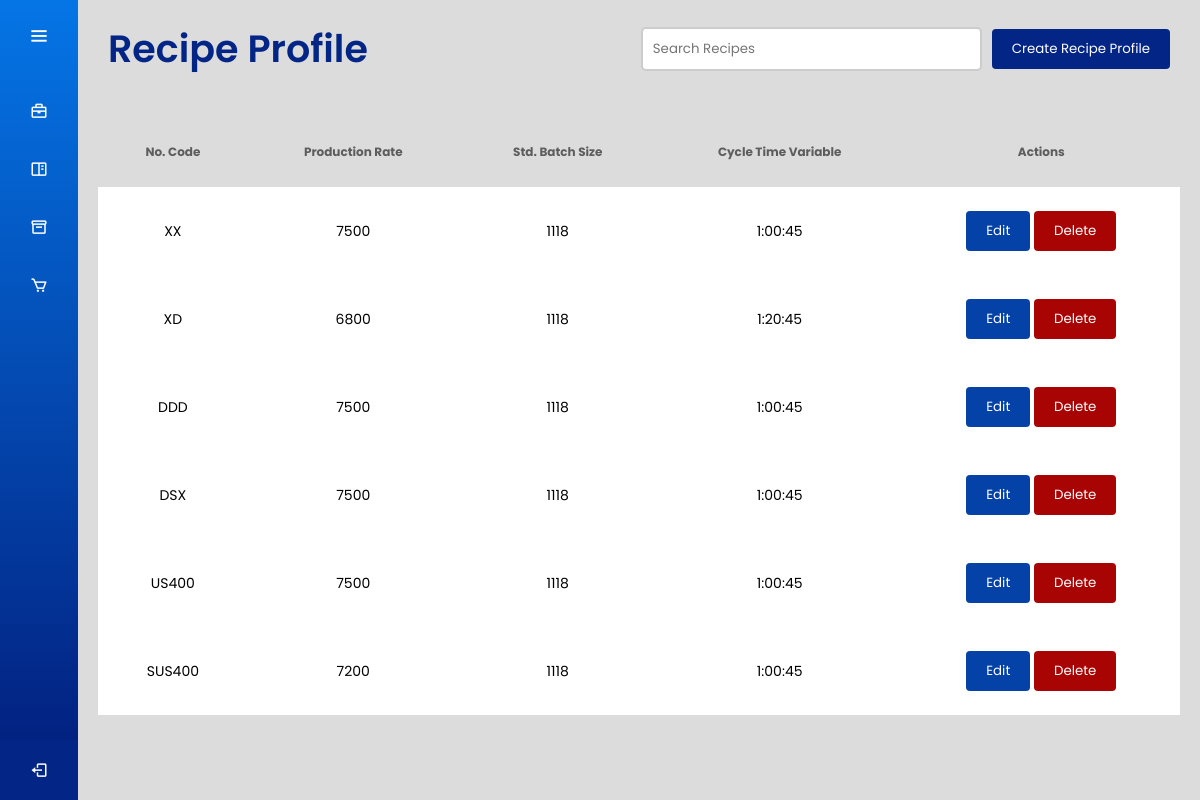
Page /recipe_dashboard/ (signed in) on the committed database.
### recipes/models.py (models this page shows, shortened)
class Recipe(models.Model):
    recipeName = models.CharField(max_length=50, unique=True)
    productionRate = models.PositiveIntegerField()
    stdBatchSize = models.PositiveIntegerField()
    cycleTimeVariable = models.DurationField()

### recipes/views.py (the view)
# urls.py: path('recipe_dashboard/', views.recipe_dashboard, name='recipe_dashboard'),
@login_required
def recipe_dashboard(request):
    recipes = Recipe.objects.all()
    user_role = None
    try:
        user_role = UserRole.objects.get(user=request.user).role
    except UserRole.DoesNotExist:
        pass
    if user_role != 'production' and user_role != 'manager':
        raise Http404("Page not found.")
    context = {
        'recipes': recipes,
        'user_role': user_role,
    }
    return render(request, 'recipe_dashboard.html', context)

### users/context_processors.py (called while the page is built)
def user_role_context(request):
    user = request.user
    if user.is_authenticated:
        try:
            user_role = UserRole.objects.get(user=user).get_role_display()
        except UserRole.DoesNotExist:
            user_role = None
    else:
        user_role = None
    return {
        'username': user.username if user.is_authenticated else 'Guest',
        'user_role': user_role
    }

### recipes/templates/recipe_dashboard.html (shortened to what this page needs)
<!DOCTYPE html>
<html lang="en" dir="ltr">
  <head>
    {% load static %}
    <link rel="stylesheet" href="{% static 'css/dash_style.css' %}">
    <link rel="stylesheet" href="{% static 'css/table_style.css' %}">
    <link rel="stylesheet" href="{% static 'css/create.css' %}">
    <link href='https://unpkg.com/boxicons@2.0.7/css/boxicons.min.css' rel='stylesheet'>
   </head>
<body>
  {% include 'sidebar.html' %}
  <section class="home-section">
    {% include 'recipe_header.html' %}
    <div class="main-content">
      {% include 'recipe_table.html' %}
    </div>
  </section>
</body>
</html>

### recipes/templates/recipe_table.html (shortened to what this page needs)
<!DOCTYPE html>
<html lang="en" dir="ltr">
<head>
</head>
<body>
    <table id="dashboard-table">
        <thead>
            <tr>
                <th>No. Code</th>
                <th>Production Rate</th>
                <th>Std. Batch Size</th>
                <th>Cycle Time Variable</th>
                {% if user_role != "manager" %}
                    <th>Actions</th>
                {% endif %}
            </tr>
        </thead>
        <tbody>
            {% if recipes %}
                {% for recipe in recipes %}
                    <tr>
                        <td>{{ recipe.recipeName }}</td>
                        <td>{{ recipe.productionRate }}</td>
                        <td>{{ recipe.stdBatchSize }}</td>
                        <td>{{ recipe.cycleTimeVariable }}</td>
                        {% if user_role != "manager" %}
                            <td>
                                <button class="edit-btn"
                                    data-recipe-id="{{ recipe.id }}"
                                    data-recipe-name="{{ recipe.recipeName }}"
                                    data-production-rate="{{ recipe.productionRate }}"
                                    data-std-batch-size="{{ recipe.stdBatchSize }}"
                                    data-cycle-time-variable="{{ recipe.cycleTimeVariable }}">Edit</button>
                                <button class="delete-btn" data-recipe-id="{{ recipe.id }}">Delete</button>
                            </td>
                        {% endif %}
                    </tr>
                {% endfor %}
            {% else %}
                <tr>
                    <td colspan="{% if user_role != 'manager' %}5{% else %}4{% endif %}">No recipes found.</td>
                </tr>
            {% endif %}
        </tbody>
    </table>
</body>
</html>

### static/css/dash_style.css (style rules this page uses)
* { margin: 0; padding: 0; box-sizing: border-box; font-family: "Poppins", sans-serif; }
.home-section { position: relative; background: #DCDCDC; min-height: 100vh; top: 0; left: 78px; width: calc(100% - 78px); transition: all 0.5s ease; z-index: 2; }
.home-section .main-content { padding: 20px; background-color: #DCDCDC; min-height: 300px; height: 100%; }
.edit-btn { background-color: rgba(4, 66, 168, 1); color: #fff; padding: 10px 20px; border: none; border-radius: 4px; cursor: pointer; transition: background-color 0.3s; }
.delete-btn { background-color: rgb(168, 4, 4); color: #fff; padding: 10px 20px; border: none; border-radius: 4px; cursor: pointer; transition: background-color 0.3s; }

### static/css/table_style.css (style rules this page uses)
table { width: 100%; border-collapse: collapse; margin: 0; }
table thead { color: #5D5D5D; }
table th { padding: 26px; text-align: center; vertical-align: middle; font-size: 12px; font-weight: 700; }
table td { padding: 24px; text-align: center; vertical-align: middle; font-size: 14px; }
table tbody tr { padding: 10px; background-color: #ffffff; transition: background-color 0.3s; }

### static/css/create.css (style rules this page uses)
.main-content { overflow-x: hidden; }

### rows in the picture
Recipe: recipeName "XX", productionRate "7500", stdBatchSize "1118", cycleTimeVariable "1:00:45"
Recipe: recipeName "XD", productionRate "6800", stdBatchSize "1118", cycleTimeVariable "1:20:45"
Recipe: recipeName "DDD", productionRate "7500", stdBatchSize "1118", cycleTimeVariable "1:00:45"
Recipe: recipeName "DSX", productionRate "7500", stdBatchSize "1118", cycleTimeVariable "1:00:45"
Recipe: recipeName "US400", productionRate "7500", stdBatchSize "1118", cycleTimeVariable "1:00:45"
Recipe: recipeName "SUS400", productionRate "7200", stdBatchSize "1118", cycleTimeVariable "1:00:45"
